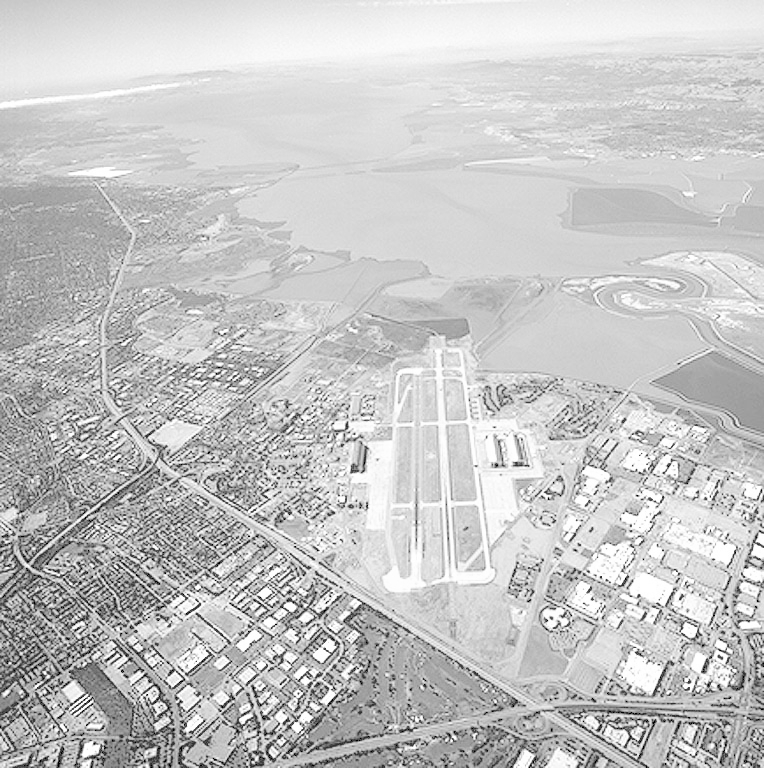
#> input picture computer_vision/Bilder/Aerial.jpg, 764 x 768 px; its folder holds only this picture in this run
$ jupyter execute ex3_3.ipynb   (shell and % lines are left out)
#> lines starting #> are read from the running program, lines starting #| are printed output that depends on the picture; after the words box and inside, x2 and y2 are one past the last pixel; in counts of white or black regions, pixels touching at a corner belong together
# Aufgabe 3: Gaußfilter
Anstatt wie in der vorigen Aufgabe an einer ausgewählten Frequenz hart abzuschneiden, kann mittels eines Faktors
\begin{align}
 h(u,v) = \mathrm{e}^{-\frac{D^2(u,v)}{2\sigma^2}},\qquad h \in [0;1]
\end{align}
auch ein weicher Übergang erzeugt werden.

Verwenden Sie eine Gauß-Glocke für die Hoch- und Tiefpassfilterung und berechnen Sie den Faktor $h$ in Abhängigkeit von der Entfernung $D(u,v)$ zum Ursprung!
Führen Sie die Transformationen ansonsten wie in Teilaufgabe 2 durch! Die Varianz $\sigma$ der Gauß-Glocke ist mit dem dort gegebenen Radius gleichzusetzen.
Was ändert sich in den Ausgabebildern im Vergleich zu Teilaufgabe 2?

## 0. Pfade, Pakete etc.

[cell 1]
import glob
import imageio
import numpy as np
import math

import matplotlib.pyplot as plt

[cell 2]
image_filter = 'Bilder/*.jpg'

## 1. Definition des Filters

Übernehmen Sie hier zu Vergleichszwecken Ihre Definition des idealen Hoch- und Tiefpass-Filters aus der vorigen Aufgabe:

[cell 3]
D0 = 20
lowpass_filter = lambda D: int(D <= D0)
highpass_filter = lambda D: int(D > D0)

Definieren Sie den Gauß-Filter als Funktion des Radius $D$ und der Konstante $\sigma$:

[cell 4]
sigma = 20
gauss_lowpass = lambda D: np.exp(-D**2/(2*sigma**2))
gauss_highpass = lambda D: 1-np.exp(-D**2/(2*sigma**2))

## 2. Laden und Normalisieren des Bildes

[cell 5]
image_path = np.random.choice(glob.glob(image_filter))
image = imageio.imread(image_path)
#> image is the input picture: shape (768, 764); min 0, max 255, mean 197.2

[cell 6]
image = image.astype(np.float32)
image -= image.min()
image /= image.max()

## 3. Berechnung der Fouriertransformation
Setzen Sie hier ihre Lösung aus der vorigen Aufgabe ein:

[cell 7]
image_transformed = np.fft.fftshift(np.fft.fft2(image))

## 4. Filterung

Setzen Sie hier ihre Lösung `ex3_filter_spectrum` aus der vorigen Aufgabe ein:

[cell 8]
def ex3_filter_spectrum(spectrum, radial_filter):
    spectrum_copy = spectrum.copy()
    y, x = image.shape
#> y = 768; x = 764

    for v in range(y):
        for u in range(x):
            D = np.sqrt((v-y/2)**2 + (u-x/2)**2)
            spectrum_copy[v,u] *= radial_filter(D)

    return spectrum_copy

Das transformierte Bild (Spektrum) wird nun gefiltert:

[cell 9]
image_transformed_lowpass = ex3_filter_spectrum(image_transformed, lowpass_filter)
image_transformed_highpass = ex3_filter_spectrum(image_transformed, highpass_filter)
image_transformed_gauss_lowpass = ex3_filter_spectrum(image_transformed, gauss_lowpass)
image_transformed_gauss_highpass = ex3_filter_spectrum(image_transformed, gauss_highpass)

## 5. Inverse Filterung
Das veränderte Spektrum soll nun in den Ortsbereich zurücktransformiert werden. Verwenden Sie dazu die entsprechenden Funktionen des Paketes `numpy.fft`.

[cell 10]
image_filter_lowpass = np.fft.ifft2(np.fft.ifftshift(image_transformed_lowpass)).real
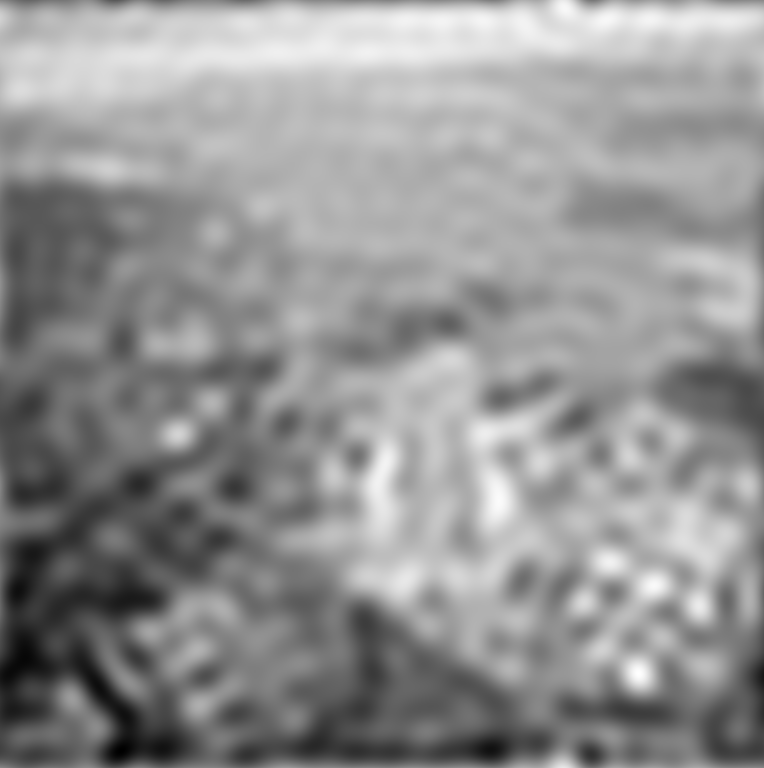
#> image_filter_lowpass: shape (768, 764) float64; min 0.443, max 1.02, mean 0.773; drawn with min black and max white
image_filter_highpass = np.fft.ifft2(np.fft.ifftshift(image_transformed_highpass)).real
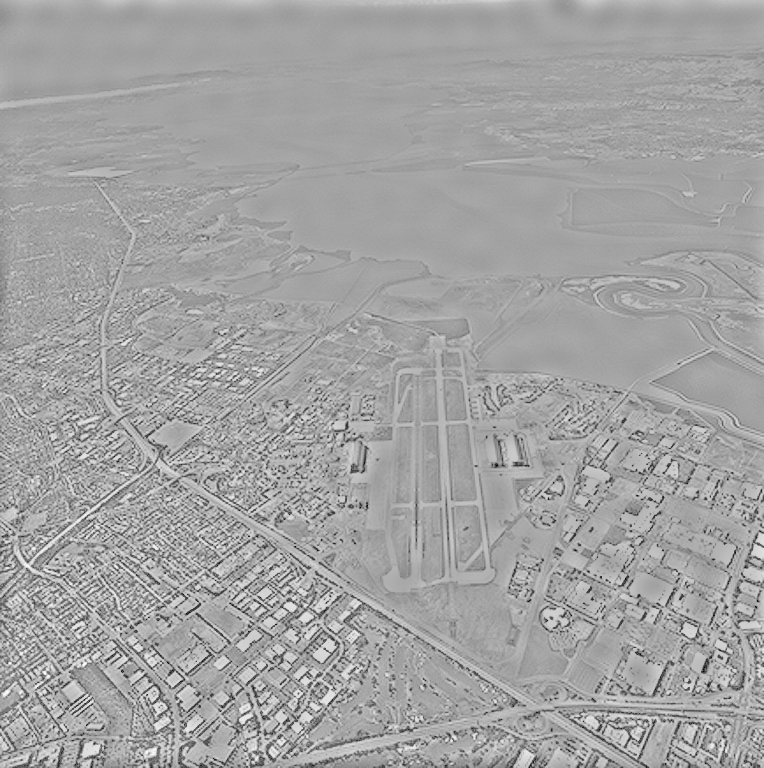
#> image_filter_highpass: shape (768, 764) float64; min -0.89, max 0.501, mean -9.69e-20; drawn with min black and max white
image_filter_gauss_lowpass = np.fft.ifft2(np.fft.ifftshift(image_transformed_gauss_lowpass)).real
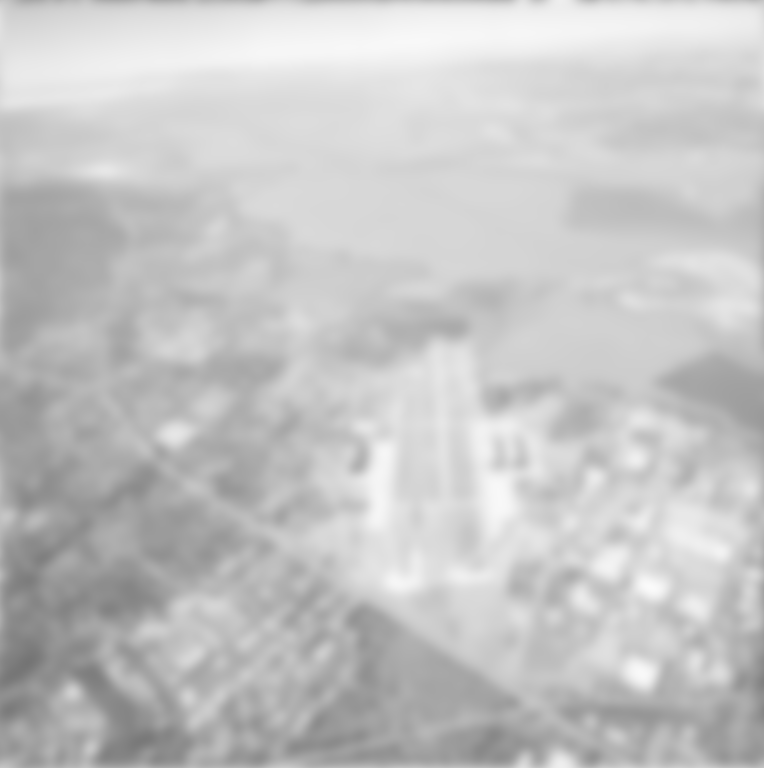
#> image_filter_gauss_lowpass: shape (768, 764) float64; min 0.458, max 0.983, mean 0.773
image_filter_gauss_highpass = np.fft.ifft2(np.fft.ifftshift(image_transformed_gauss_highpass)).real

Vergleichen Sie nun die Ergebnisses des idealen Hoch- und Tiefpassfilters mit den Gauß-Filtern:

[cell 11]
plt.figure(figsize=(8, 12))
plt.subplot(3,2,1, title='Original Image')
plt.imshow(image, cmap='gray', vmin=0, vmax=1)
plt.subplot(3,2,3, title='Lowpass')
plt.ylabel('Ideal')
plt.imshow(image_filter_lowpass, cmap='gray', vmin=0, vmax=1)
plt.subplot(3,2,4, title='Highpass')
plt.imshow(image_filter_highpass, cmap='gray')
plt.subplot(3,2,5)
plt.ylabel('Gauss')
plt.imshow(image_filter_gauss_lowpass, cmap='gray', vmin=0, vmax=1)
plt.subplot(3,2,6)
plt.imshow(image_filter_gauss_highpass, cmap='gray')
plt.show()
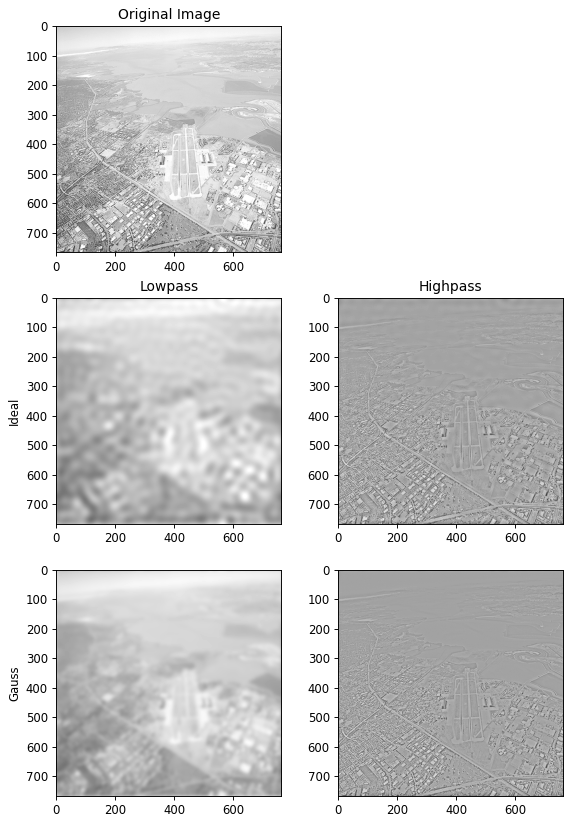
#> figure drawn by matplotlib, 5 panels

### Welche Unterschiede lassen sich im Vergleich zu Aufgabe 2 feststellen?

Zwischen den niedrigen Frequenzen, die wir durchlassen und den hohen, die wir raus schneiden ist im Ideal Filter eine scharfe Kante. Diese verursacht bei der Rück-Transformation hohe wellenartige Frequenzen.
Wo hingegen der Gauss-Filtern nach der Rück-Transformation immernoch wie ein Gauss-Filter aussieht.

[cell 12]
y, x = image.shape
#> y = 768; x = 764
gauss_mask_transformed = image.copy()
ideal_mask_transformed = image.copy()

for v in range(y):
    for u in range(x):
        D = np.sqrt((v-y/2)**2 + (u-x/2)**2)
        ideal_mask_transformed[v,u] = lowpass_filter(D)
        gauss_mask_transformed[v,u] = gauss_lowpass(D)
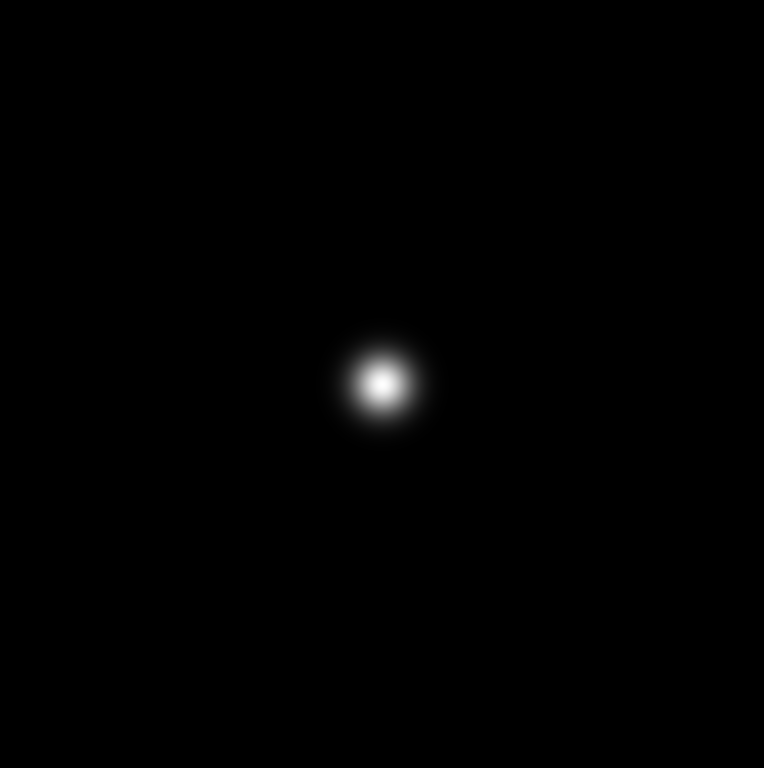
#> gauss_mask_transformed: shape (768, 764) float32; min 0, max 1, mean 0.00428
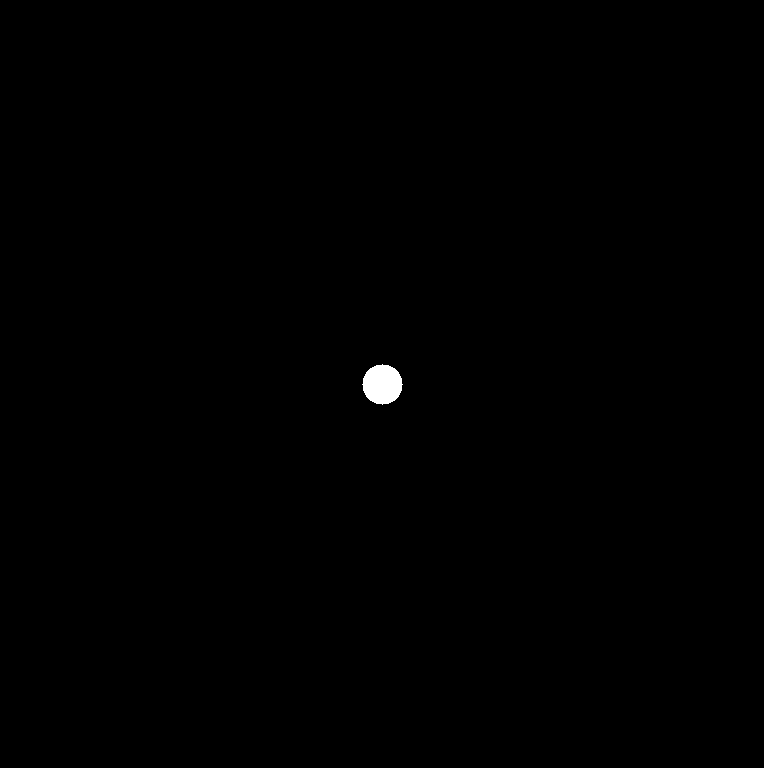
#> ideal_mask_transformed: shape (768, 764) float32; values 0 (black) and 1 (white), 0.21% white; 1 white region, box (x1, y1, x2, y2) and area: (362, 364, 403, 405) 1257


plt.figure(figsize=(10, 10))
plt.subplot(2,2,1, title='Frequenzbereich')
plt.ylabel('Ideal')
plt.imshow(ideal_mask_transformed)
plt.subplot(2,2,2, title='Ortsbereich')
plt.imshow(np.fft.fftshift(np.fft.ifft2(np.fft.ifftshift(ideal_mask_transformed))).real)
plt.subplot(2,2,3)
plt.ylabel('Gauss')
plt.imshow(gauss_mask_transformed)
plt.subplot(2,2,4)
plt.imshow(np.fft.fftshift(np.fft.ifft2(np.fft.ifftshift(gauss_mask_transformed))).real)
plt.show()
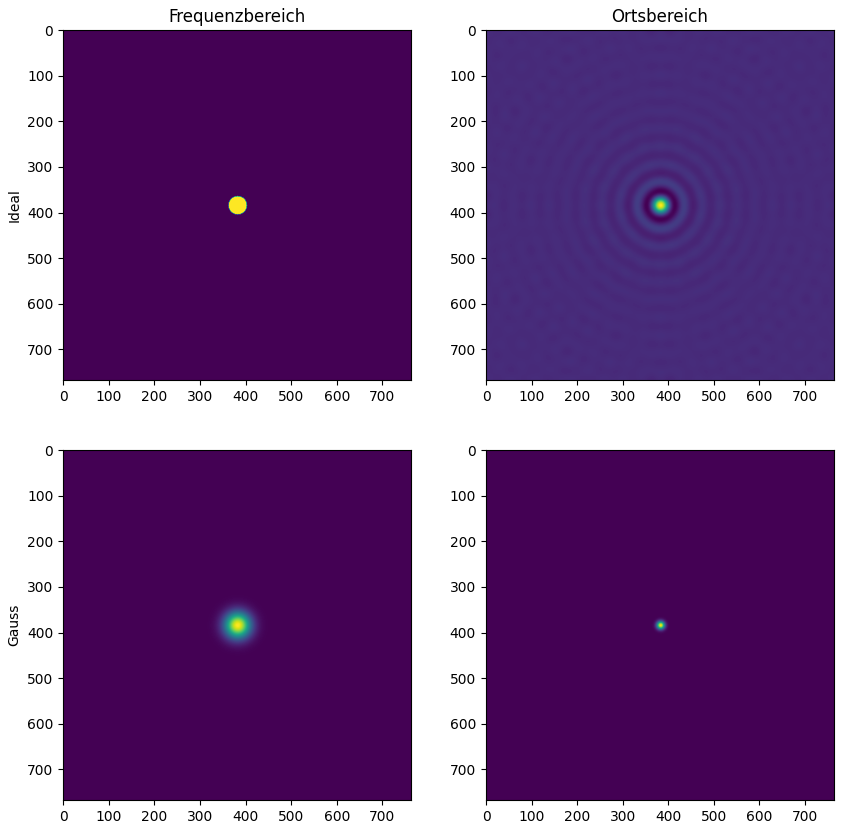
#> figure drawn by matplotlib, 4 panels

$ run again, on computer_vision/Bilder/Pollen2.jpg
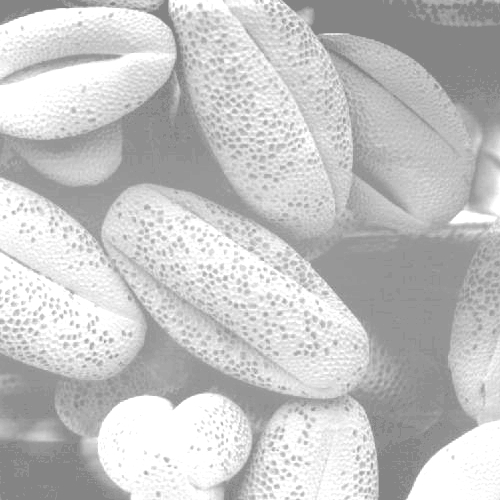
#> input picture computer_vision/Bilder/Pollen2.jpg, 500 x 500 px
#> image is the input picture: shape (500, 500); min 131, max 255, mean 196.4
#> after the loop `for v in range(y):`:
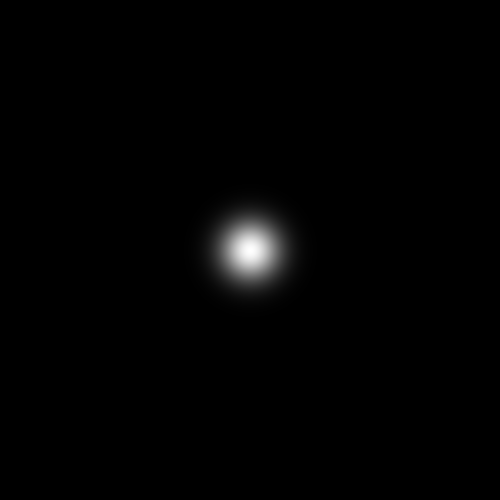
#> gauss_mask_transformed: shape (500, 500) float32; min 0, max 1, mean 0.0101
#> `plt.show()`:
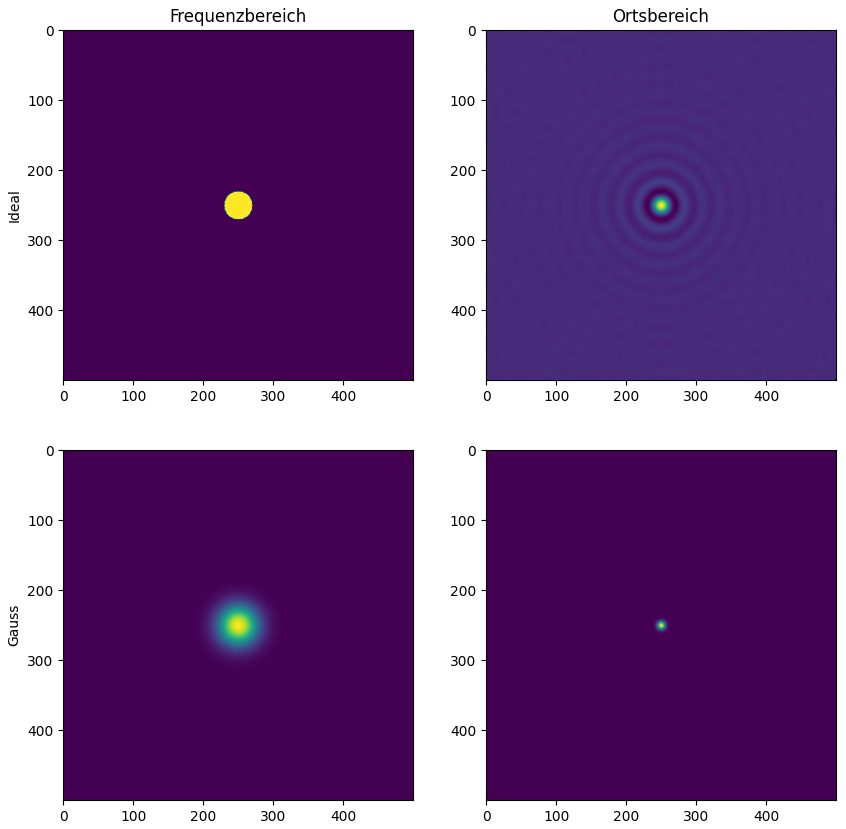
#> figure drawn by matplotlib, 4 panels
